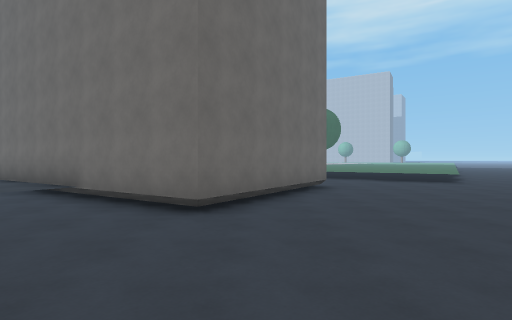
view 1 (above)

16 first-person views from a walk through a level from a Godot 3-D game. The camera is 1.5 m above the floor, looks level and sees 80° across. The floor is counted in squares, 2 m on a side. Each view is taken from the middle of a square. On the plan, view 1 faces up. The plan holds only what a view shows up to about 10 squares ahead; the rest is blank. The place goes on beyond the plan.

view 2
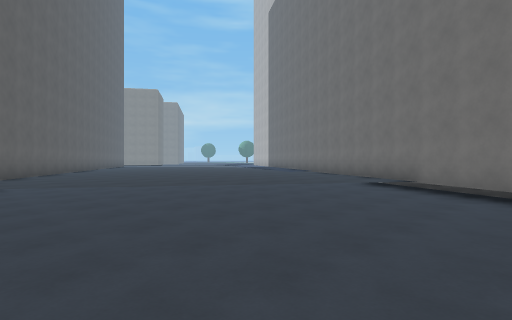

view 3
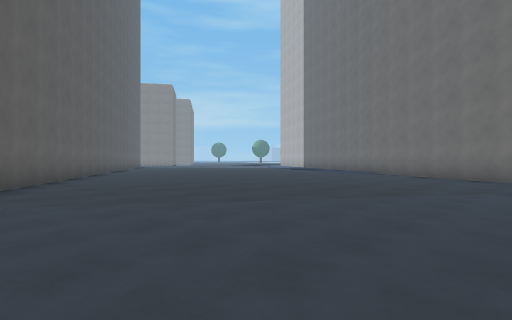

view 4
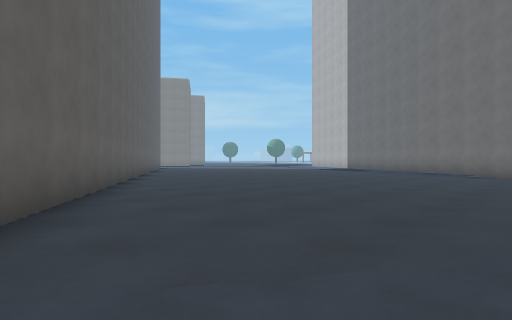

view 5
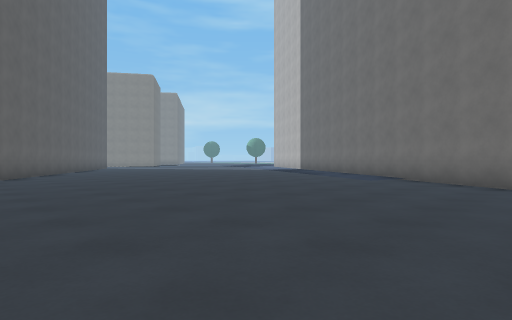

view 6
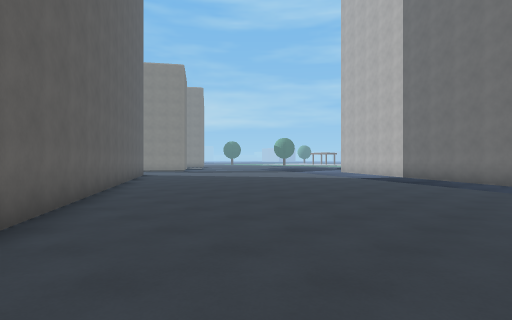

view 7
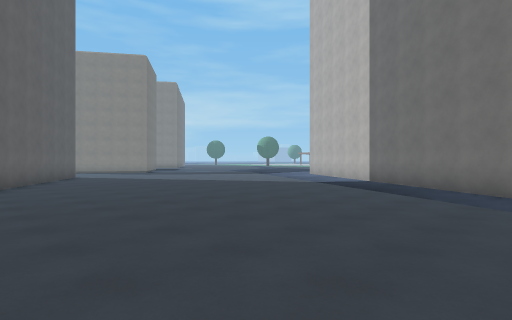

view 8
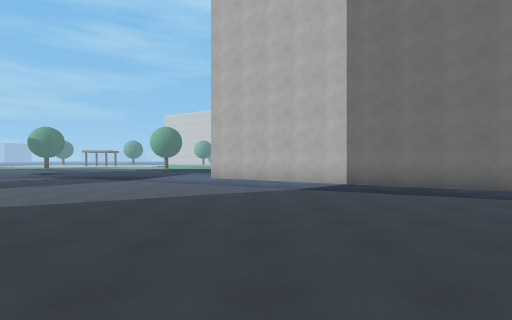

view 9
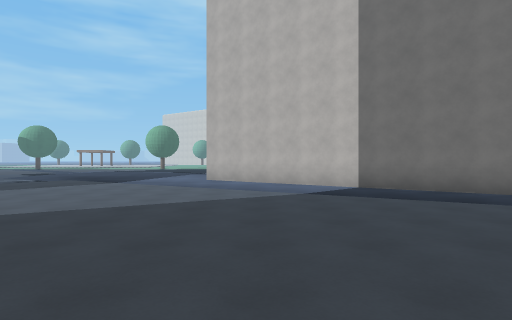

view 10
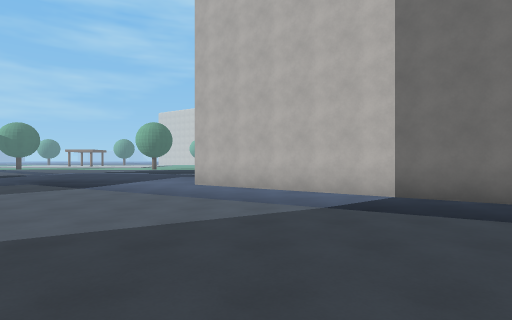

view 11
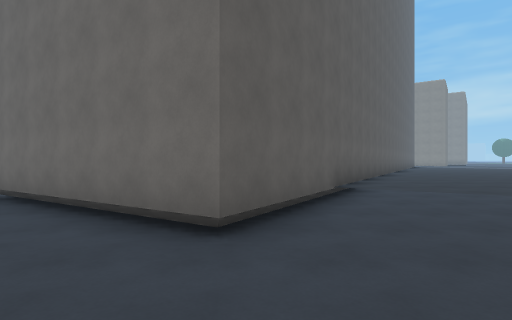

view 12
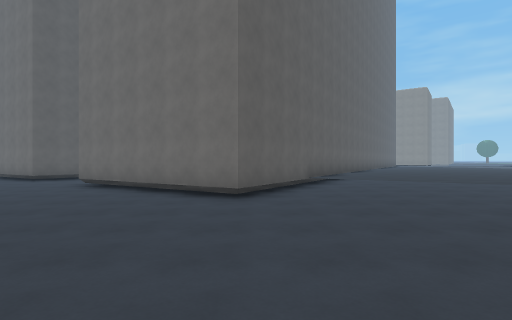

view 13
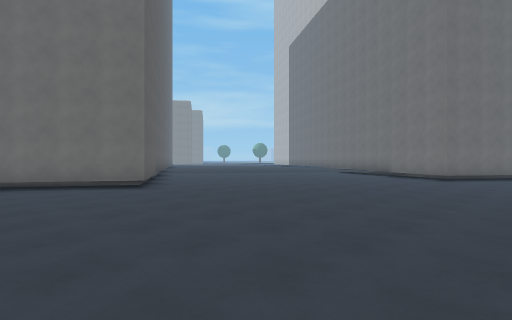

view 14
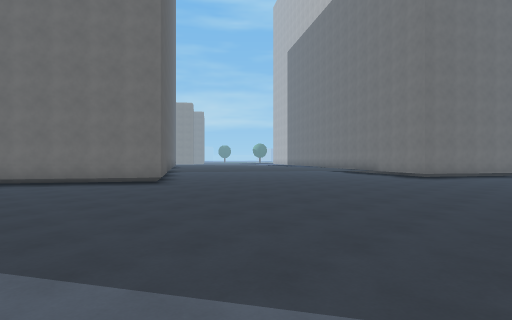

view 15
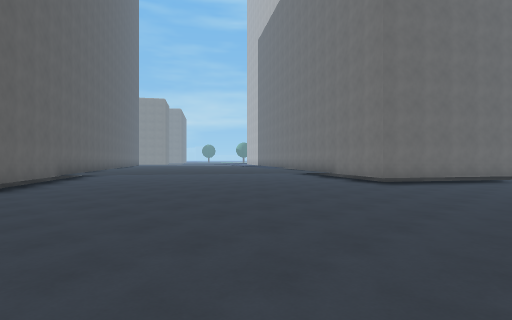

view 16
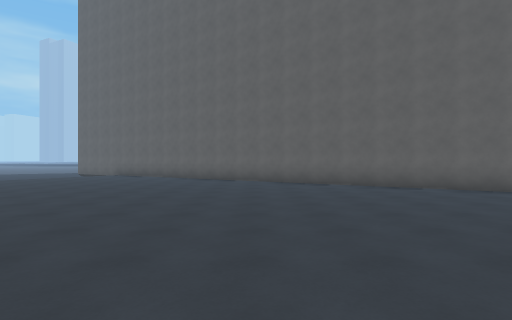

### Floor plan
Key: @ floor where view 1 was taken; # wall or solid block; . main floor; : floor 0.25 m higher than the main floor; - floor 0.5 m lower than the main floor; / step, stairs or slope.
Columns run from 22 left of view 1 to 3 right of it. Each row starts with its distance up from view 1.
 18 .::
 17 ...#
 16 ...###
 15 .....##
 14 ......###
 13 ........##
 12 .........###
 11 ...........##
 10 ............###         --
  9 ..............##       #--
  8  ..............###     #--
  7 .................###  ##--
  6 ...................####---
  5 ##................/-##----
  4  ##............../--------
  3   ###............/--------
  2     ###........./--------
  1       ##........---------
  0        ###...../------@---
 -1          ###../-----------
 -2            ##.------------
 -3             ###-----------
 -4               ###---------
 -5                #----------
 -6               ##----------
 -7               #-----------
 -8              ##----------
 -9              #---   ---- -

Positions as (right, up) in squares from view 1, and headings:
1: (0, 0), facing up
2: (-1, -2), facing up-left
3: (-4, -2), facing up-left
4: (-7, -2), facing up-left
5: (-6, 1), facing up-left
6: (-11, 1), facing up-left
7: (-11, 4), facing up-left
8: (-18, 5), facing up
9: (-18, 6), facing up
10: (-18, 8), facing up
11: (-3, -4), facing left
12: (0, -4), facing left
13: (2, -8), facing up-left
14: (3, -9), facing up-left
15: (3, -5), facing up-left
16: (-16, 13), facing down
